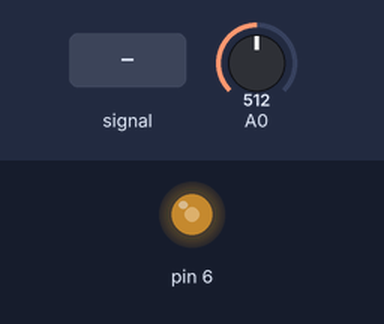
Recording of a sketch running on a simulated Arduino Uno, built with avr-gcc and run on an emulated ATmega328P. Shown: output pins drawn as LEDs (lit = HIGH). The inputs (shaded band) are chosen by the test bench; at power-on: A0 = 512.

Above: at 1.2 s.
1.3 s: A0 fed a 200 Hz sine of ±81 counts around its level
Timing chart, 0 to 2.2 s (numbered marks = the images above; inputs shaded):
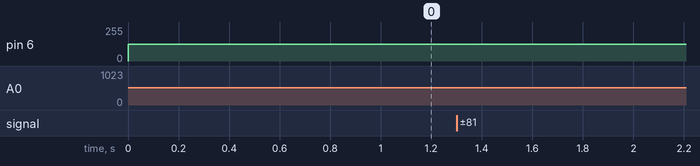

The sketch:

basic_adc_potmeter_read.ino
```cpp
#define prr *((volatile byte*) 0x64)
#define ddrd *((volatile byte*) 0x2A)
#define portd *((volatile byte*) 0x2B)
#define tcnt0 *((volatile byte*) 0x46)
#define tccr0a *((volatile byte*) 0x44)
#define tccr0b *((volatile byte*) 0x45)
#define ocr0a *((volatile byte*) 0x47)


#define adcsra *((volatile byte*) 0x7A)
#define adcsrb *((volatile byte*) 0x7B)
#define admux *((volatile byte*) 0x7C)
#define adch *((volatile byte*) 0x79)
#define adcl *((volatile byte*) 0x78)


/*   Order of things:
 single run code: ( setup_ADC() function)
  single run code for setting up the ADc peripheral:
 1) Starting the ADC by clearing (writing 0 to) the PRADC bit in the PRR register.
 2) Setting the Prescaler for the ADC clock config.  register : ADCSRA
 3) Choose an analog input channel. in this case, A0.  ADMUX register, bits MUX3:0 set to 0-0-0
 4) set the bits to configure the ADC into free running mode
 5) Set the ADSC bit in the ADCSRA register, to begin the conversion process.
 6) enable interrupt for the conversion coplete bit so that i can write an ISR,
 7) Select a reference voltage for the conversion process, in this case,  will be the VCC.
 8) enable the ADC by using the ADEN bit, that is SET it, that is, make it 1.

 single run code to setup the timer0 module fior pwm signal generation (setup_timer0 functuion):
 1) Enable the timer0 module by clearing the PRTIM0 bit in the PRR register
 2) Setting the prescaler
 3) selecting FAST PWM mode, mode 3 of the all WGM available, where top is 0xFF.
 4) Set the COMOA1:0 bits to 1-0(binary form) for selcting non inverting mode. (remember that we are using fast pwm mode). and know that the
 output pin is automaticallyu selected as we have configured the OCR0A register and the COMO0A bits.
 5) initiate the timer tcnt0 register to 0 and the OCR0A to a random value for the setup code.


  pin setup:
  1) set the PORTD4 pin as ouput(for led)

 dynamic code(code which has to run multiple times, basically, the ISR and the main loop) :
 1) Writing an ISR to read the ADCH/ADCL rregisters and store it in a global variable pot_read, which is used in the main loop
 by scaling it to the range of 0-255, and setting the OCR0A register as the pot_read value.
 2) The main loop is a consumer which reads  the pot_read variable, scales it down, and writes the scaled value to the OCR0A register for altering
 the PWM signal going to the LED.  and turn the led off if the pot meter reading is down 0.
*/


volatile uint16_t pot_read = 0;


void setup_ADC(){
  //step 1: Disabling the power reduction mode for ADC using the PRR(0th bit control the ADC)
  prr &= ~(1<<0);

  //step 2: setting the prescaler bits to divide the clock source to the ADC. This will be set it 128, by writing 1-1-1 to ADSP0:2 bits,
  //which ar found in the ADCSRA register.

  adcsra |= (1<<0);
  adcsra |= (1<<1);
  adcsra |= (1<<2);

  //step 3: setting the analog input channel selectin using the ADMUX register. setting the MUX3:0 bits to 0-0-0-0.
  admux &= ~(1<<0);
  admux &= ~(1<<1);
  admux &= ~(1<<2);
  admux &= ~(1<<3);

  //step 4:configure ADC into free running mode using the ADTS2:0 bits in the adcsrb register, writing 0-0-0 to it.

  adcsrb &= ~(1<<0);
  adcsrb &= ~(1<<1);
  adcsrb &= ~(1<<2);

  //step 6: activating the interurpts for the ADIF flag,(which is set when a conversion is complete.)
  adcsra |= (1<<3);

  //step 7:
  admux |= (1<<6);
  admux &= ~(1<<7);


  //making sure the poutput is right shifted, by writing 0 to adlar,
  admux &= ~(1<<5);

  //enabling the auto trigger bit

  adcsra |= (1<<5);

  //step 8:
  adcsra |= (1<<7);

  //step 5:
  adcsra |= (1<<6);


}


void setup_timer0(){
  //step 1: clear the PRTIM0 bit to enable the timer
  prr &= ~(1<<5);

  //step 2: setting the cs01:00 bits and clear cs02 bit, using the tccr0b register:

  tccr0b |= (1<<0);
  tccr0b |= (1<<1);
  tccr0b &= ~(1<<2);


  //step 3: Enabling the fast PWM mode, specifically mode 3,  of operation by setting the WGM bits in the tccr0x registers
  tccr0a |= (1<<0);
  tccr0a |= (1<<1);
  tccr0b &= ~(1<<3);


  // step4: settiing thhe corresponding com0a bits. COM0A1 = 1, COM0A0 = 0
  tccr0a |= (1<<7);
  tccr0a &=  ~(1<<6);

  //step 5:
  tcnt0 = 0;
}


ISR(ADC_vect){
  pot_read  =  adcl | (adch << 8);
}


void setup() {
  setup_ADC();
  setup_timer0();

  //set LED as output
  ddrd |= (1<<6); //OC0a pin

}

void loop() {
uint32_t scaled_value = ((uint32_t)pot_read * 255) / 1024;
  ocr0a = scaled_value;
}
```
